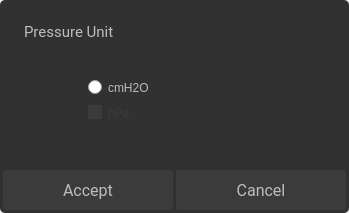
<?xml version="1.0" encoding="UTF-8"?>
<ui version="4.0">
 <class>PressureUnitConfigurationClinical</class>
 <widget class="QDialog" name="PressureUnitConfigurationClinical">
  <property name="geometry">
   <rect>
    <x>0</x>
    <y>0</y>
    <width>349</width>
    <height>213</height>
   </rect>
  </property>
  <property name="windowTitle">
   <string>Dialog</string>
  </property>
  <property name="styleSheet">
   <string notr="true"/>
  </property>
  <widget class="QPushButton" name="pressureUnitAccept">
   <property name="geometry">
    <rect>
     <x>3</x>
     <y>170</y>
     <width>170</width>
     <height>40</height>
    </rect>
   </property>
   <property name="font">
    <font>
     <family>Roboto</family>
     <pointsize>12</pointsize>
    </font>
   </property>
   <property name="focusPolicy">
    <enum>Qt::NoFocus</enum>
   </property>
   <property name="styleSheet">
    <string notr="true">QPushButton {
background-color:#3B3B3B;
color:#BDBDBD;
border:none;
border-radius:3px;
}
QPushButton:pressed {
background-color:#606060;
color:#BDBDBD;
border:none;
border-radius:3px;
}
</string>
   </property>
   <property name="text">
    <string>Accept</string>
   </property>
  </widget>
  <widget class="QRadioButton" name="hpaRadio">
   <property name="enabled">
    <bool>false</bool>
   </property>
   <property name="geometry">
    <rect>
     <x>88</x>
     <y>100</y>
     <width>100</width>
     <height>25</height>
    </rect>
   </property>
   <property name="focusPolicy">
    <enum>Qt::NoFocus</enum>
   </property>
   <property name="styleSheet">
    <string notr="true">QRadioButton::disabled {
color:#3B3B3B;
}
QRadioButton::indicator::unchecked{ 
background-color:#3B3B3B;
}</string>
   </property>
   <property name="text">
    <string>hPa</string>
   </property>
  </widget>
  <widget class="QRadioButton" name="cmh2oRadio">
   <property name="geometry">
    <rect>
     <x>88</x>
     <y>75</y>
     <width>111</width>
     <height>25</height>
    </rect>
   </property>
   <property name="focusPolicy">
    <enum>Qt::NoFocus</enum>
   </property>
   <property name="styleSheet">
    <string notr="true">color:#BDBDBD</string>
   </property>
   <property name="text">
    <string>cmH2O</string>
   </property>
  </widget>
  <widget class="QLabel" name="pressureUnitTitle">
   <property name="geometry">
    <rect>
     <x>24</x>
     <y>16</y>
     <width>231</width>
     <height>31</height>
    </rect>
   </property>
   <property name="font">
    <font>
     <family>Roboto</family>
     <pointsize>11</pointsize>
    </font>
   </property>
   <property name="styleSheet">
    <string notr="true">color:#BDBDBD</string>
   </property>
   <property name="text">
    <string>Pressure Unit</string>
   </property>
  </widget>
  <widget class="QPushButton" name="pressureUnitCancel">
   <property name="geometry">
    <rect>
     <x>176</x>
     <y>170</y>
     <width>170</width>
     <height>40</height>
    </rect>
   </property>
   <property name="font">
    <font>
     <family>Roboto</family>
     <pointsize>12</pointsize>
    </font>
   </property>
   <property name="focusPolicy">
    <enum>Qt::NoFocus</enum>
   </property>
   <property name="styleSheet">
    <string notr="true">QPushButton {
background-color:#3B3B3B;
color:#BDBDBD;
border:none;
border-radius:3px;
}
QPushButton:pressed {
background-color:#606060;
color:#BDBDBD;
border:none;
border-radius:3px;
}
</string>
   </property>
   <property name="text">
    <string>Cancel</string>
   </property>
  </widget>
  <widget class="QFrame" name="frame">
   <property name="geometry">
    <rect>
     <x>0</x>
     <y>0</y>
     <width>349</width>
     <height>213</height>
    </rect>
   </property>
   <property name="styleSheet">
    <string notr="true">background-color: rgb(49, 49, 49);
border: 1px;
border-radius: 5px;</string>
   </property>
   <property name="frameShape">
    <enum>QFrame::StyledPanel</enum>
   </property>
   <property name="frameShadow">
    <enum>QFrame::Raised</enum>
   </property>
  </widget>
  <zorder>frame</zorder>
  <zorder>pressureUnitAccept</zorder>
  <zorder>hpaRadio</zorder>
  <zorder>cmh2oRadio</zorder>
  <zorder>pressureUnitTitle</zorder>
  <zorder>pressureUnitCancel</zorder>
 </widget>
 <resources/>
 <connections/>
</ui>
